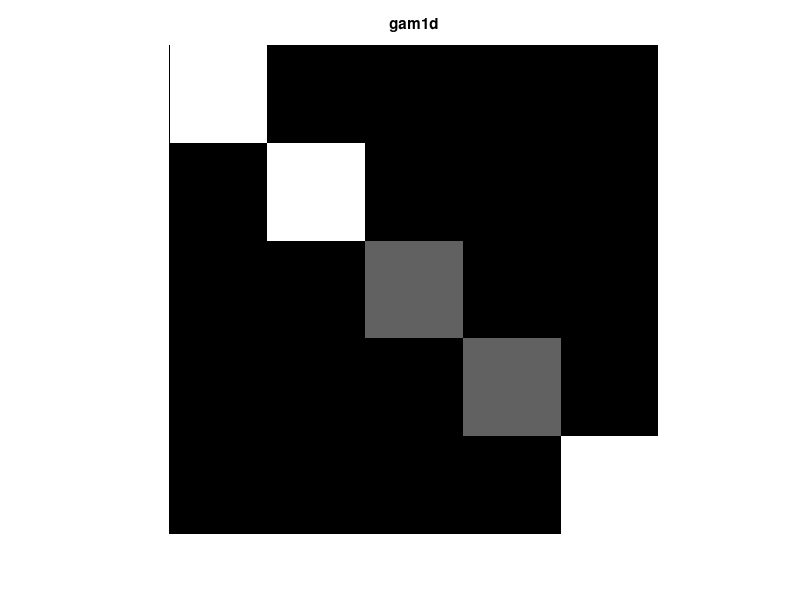
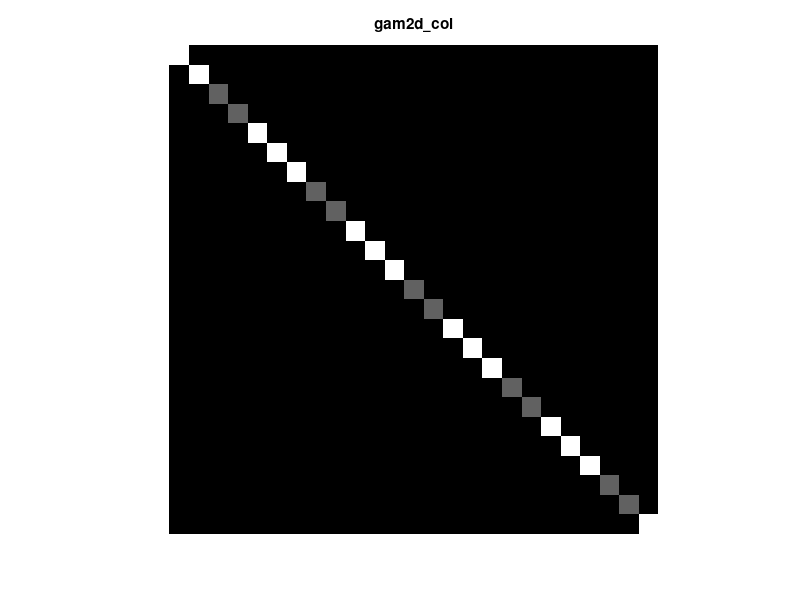
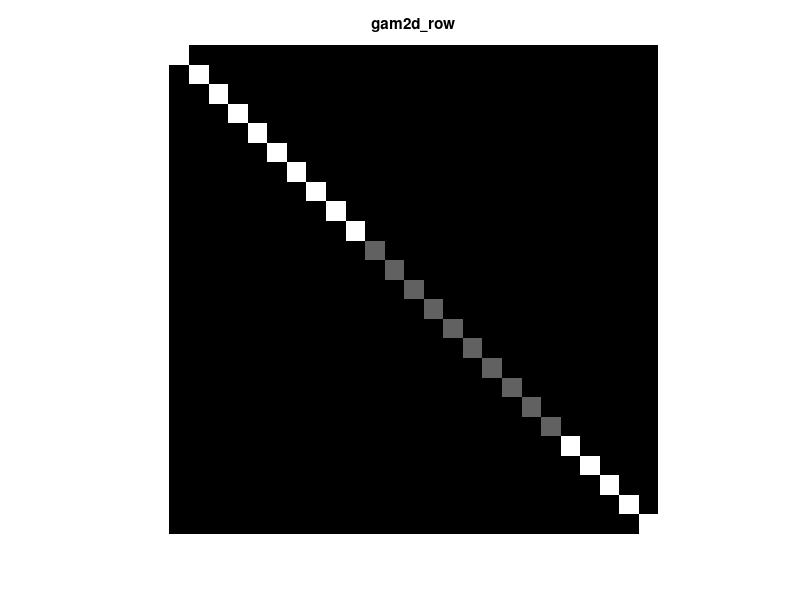

Reproduce these figures in MATLAB, in order.
pkg load communications

F1d = dftmtx(5);
F2d = kron(F1d,F1d);

D1d = [1 2 1 0 0; 0 1 2 1 0; 0 0 1 2 1; 1 0 0 1 2; 2 1 0 0 1]';
D2d_col = kron(eye(5),D1d);
D2d_row = kron(D1d,eye(5));

gam1d = F1d*D1d*F1d'/5;

gam2d_col = F2d*D2d_col*F2d'/25;
gam2d_row = F2d*D2d_row*F2d'/25;

figure(1)
imshow(abs(gam1d));
title('gam1d');

figure(2)
imshow(abs(gam2d_col));
title('gam2d\_col');

figure(3)
imshow(abs(gam2d_row));
title('gam2d\_row');
